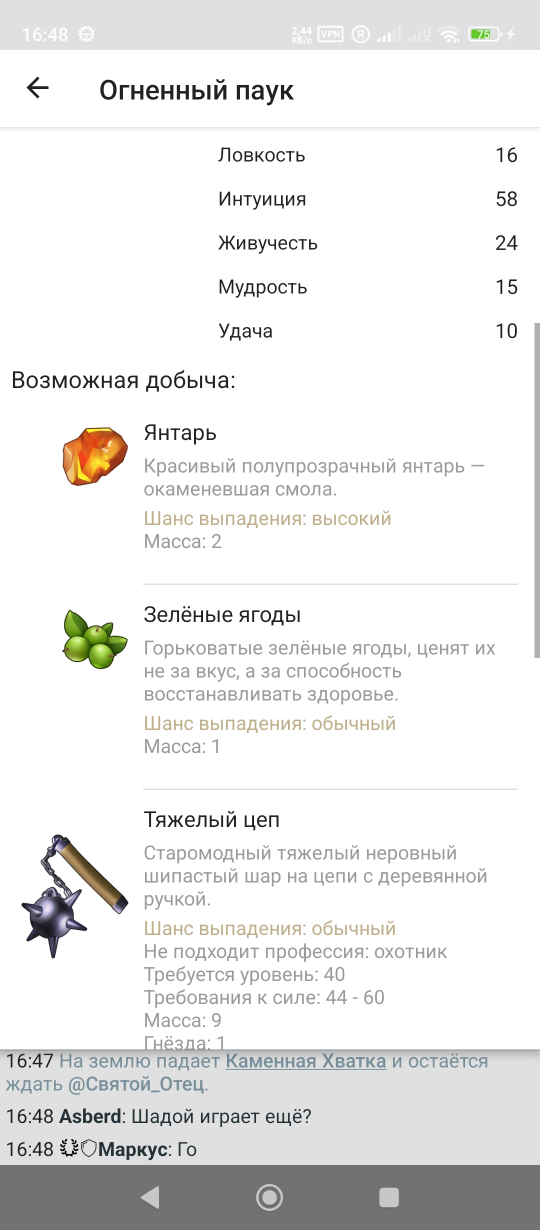
#> input picture script/history/back/screens/1.png, 1080 x 2460 px (shown at 1/2 size)
$ python -i 'auto.boподобраt.py'   (imports and definitions only)   (older library calls are emulated)
#> lines starting #> are read from the running program, lines starting #| are printed output that depends on the picture
import datetime
import glob
import json
import os
import subprocess
import sys
import time
from typing import Any, Dict, List, Optional, Tuple

import cv2
import numpy as np

BASE_DIR = "C:/bot"
SCREENS_DIR = os.path.join(BASE_DIR, "screens")
OUT_DIR = os.path.join(BASE_DIR, "out")
DEBUG_DIR = os.path.join(BASE_DIR, "_debug")
TPL_DIR_MY = os.path.join(BASE_DIR, "tpl", "my")
TPL_CHEVRONS_DIR = os.path.join(BASE_DIR, "tpl", "chevrons")
LOG_DIR = os.path.join(BASE_DIR, "log")
CFG_DIR = os.path.join(BASE_DIR, "cfg")
CFG_FILE = os.path.join(CFG_DIR, "config.json")
LOG_FILE = os.path.join(LOG_DIR, "run_log.txt")
# [5 lines not run here, left out]
DEFAULT_CFG: Dict[str, Any] = {
    "device_id": None,
    "dry_run": False,
    "sleep_after_tap": 0.65,
    "max_tab_attempts": 2,
    "item_name_threshold": 0.86,
    "item_scales": [0.95, 1.0, 1.05],
    "max_lines_to_collect": 6,
    "pickup_rel": [0.72, 0.83, 0.95, 0.94],
    "color_ratio_threshold": 0.12,
    "safe_x1": 0,
    "safe_x2": 1080,
    "safe_y1": 400,
    "safe_y2": 2100,
    "max_swipe_attempts": 3,
    "save_debug_images": True,
}


def now_ts() -> str:
    return datetime.datetime.now().strftime("%Y-%m-%d_%H-%M-%S.%f")[:-3]


def log(msg: str):
    line = f"[{datetime.datetime.now().strftime('%Y-%m-%d %H:%M:%S.%f')[:-3]}] {msg}"
    print(line)
    try:
        with open(LOG_FILE, "a", encoding="utf-8") as f:
            f.write(line + "\n")
    except:
        pass


def load_config() -> Dict[str, Any]:
    cfg = DEFAULT_CFG.copy()
    if os.path.isfile(CFG_FILE):
        try:
            user = json.load(open(CFG_FILE, "r", encoding="utf-8"))
            for k, v in user.items():
                cfg[k] = v
            log(f"[CFG] Загружен tools/tools/tools/tools/tools/tools/tools/cfg/config.json")
        except Exception as e:
            log(f"[CFG] Не удалось прочитать config.json: {e} — используем дефолт")
    else:
        try:
            with open(CFG_FILE, "w", encoding="utf-8") as f:
                json.dump(DEFAULT_CFG, f, ensure_ascii=False, indent=2)
            log("[CFG] Сохранён дефолтный config.json (можно править ROI/тайминги)")
        except Exception as e:
            log(f"[CFG] Не удалось сохранить дефолтный config.json: {e}")
    return cfg


CFG = load_config()
DEVICE_ID: Optional[str] = CFG["device_id"]
DRY_RUN = bool(CFG["dry_run"])
SLEEP_AFTER_TAP = float(CFG["sleep_after_tap"])
MAX_TAB_ATTEMPTS = int(CFG["max_tab_attempts"])
ITEM_NAME_THRESHOLD = float(CFG["item_name_threshold"])
ITEM_SCALES = list(CFG["item_scales"])
MAX_LINES_TO_COLLECT = int(CFG["max_lines_to_collect"])
PICKUP_REL = tuple(CFG["pickup_rel"])
COLOR_RATIO_THRESHOLD = float(CFG["color_ratio_threshold"])
SAFE_X1, SAFE_X2 = int(CFG["safe_x1"]), int(CFG["safe_x2"])
SAFE_Y1, SAFE_Y2 = int(CFG["safe_y1"]), int(CFG["safe_y2"])
MAX_SWIPE_ATTEMPTS = int(CFG["max_swipe_attempts"])
SAVE_DEBUG_IMAGES = bool(CFG["save_debug_images"])


# [28 lines left out: functions adb_cmd, screenshot_bgr, save_debug, not called in this run]


def _draw_rect(img, rect, color=(0, 255, 0), thick=2):
    x, y, w, h = rect
    cv2.rectangle(img, (x, y), (x + w, y + h), color, thick)


def _draw_point(img, pt, color=(0, 0, 255), r=8, thick=2):
    x, y = pt
    cv2.circle(img, (int(x), int(y)), r, color, thick)


# [68 lines left out: functions snap, snap_roi, imread_u8, tap, swipe_mid_down, not called in this run]


def to_gray(img: np.ndarray) -> np.ndarray:
    g = cv2.cvtColor(img, cv2.COLOR_BGR2GRAY) if img.ndim == 3 else img
    g = cv2.bilateralFilter(g, 5, 35, 35)
    g = cv2.createCLAHE(clipLimit=2.0, tileGridSize=(8, 8)).apply(g)
    return g


# [28 lines left out: functions _scharr_mag, match_scaled, not called in this run]


sys.path.append(os.path.join(BASE_DIR, "lib"))
from tab_detector import detect_tab_states

SKIP_FILES = {
    "monsters_tab.png",
    "items_tab.png",
    "open_tab.png",
    "close_tab.png",
    "pickup.png",
    "pickup_own.png",
    "pickup own.png",
    "pickup_other.png",
    "syschat.png",
    "start.png",
    "start.PNG",
    "items_hdr.png",
    "items_label.png",
}


def load_item_name_templates():
    tpls = []
    for p in sorted(glob.glob(ui_tpl_path("*.png"))):
        base = os.path.basename(p)
        if base in SKIP_FILES:
            continue
        img = imread_u8(p, cv2.IMREAD_COLOR)
        if img is not None:
            tpls.append((base, img))
        else:
            log(f"[TPL] not readable: {p}")
    return tpls


# [20 lines left out: function merge_same_lines, not called in this run]


def find_item_names(frame_bgr: np.ndarray) -> List[Dict[str, Any]]:
    H, W = frame_bgr.shape[:2]
    x1, x2 = 0, 500
    y1, y2 = SAFE_Y1, SAFE_Y2
    crop = frame_bgr[y1:y2, x1:x2]
    gray = to_gray(crop)
    boxes_scores = []
    tpls = load_item_name_templates()
    for name, tpl in tpls:
        ok, score, (x, y, w, h) = match_scaled(gray, to_gray(tpl), ITEM_NAME_THRESHOLD, ITEM_SCALES)
        if ok:
            boxes_scores.append(((x, y, w, h), score, name))
    if not boxes_scores:
        gg = _scharr_mag(gray)
        for name, tpl in tpls:
            tg = _scharr_mag(to_gray(tpl))
            ok, score, (x, y, w, h) = match_scaled(gg, tg, 0.83, ITEM_SCALES)
            if ok:
                boxes_scores.append(((x, y, w, h), score, name))
    log(f"[ITEMS] найдено совпадений: {len(boxes_scores)} в ROI=[{x1},{y1},{x2},{y2}] до группировки")
    keep = merge_same_lines(boxes_scores, line_thr=75)
    if len(keep) > MAX_LINES_TO_COLLECT:
        keep = sorted(keep, key=lambda i: boxes_scores[i][0][1])[:MAX_LINES_TO_COLLECT]
    rects_abs = []
    found = []
    for i in keep:
        (x, y, w, h), score, name = boxes_scores[i]
        ax, ay = x1 + x, y1 + y
        rects_abs.append((ax, ay, w, h))
        found.append({"name": name, "score": float(score), "center": (ax + w // 2, ay + h // 2), "box": (ax, ay, w, h)})
    try:
        snap("items", frame_bgr, rects=rects_abs)
    except:
        pass
    log(f"[ITEMS] строк после группировки: {len(found)} (шаг≈150, порог=75)")
    return found


# [223 lines left out: functions rect_from_rel, _tpl, pickup_state, collapse_item_panel, ensure_tab_state, auto_loot_once and 1 more, not called in this run]


# [2 lines not run here, left out]

>>> import cv2
>>> picture = cv2.imread('../back/screens/1.png')
#> picture is the input picture: shape (2460, 1080, 3); mean B, G, R 234.8, 235.6, 235.8
>>> result = find_item_names(picture)
#> in find_item_names, `crop = frame_bgr[y1:y2, x1:x2]`:
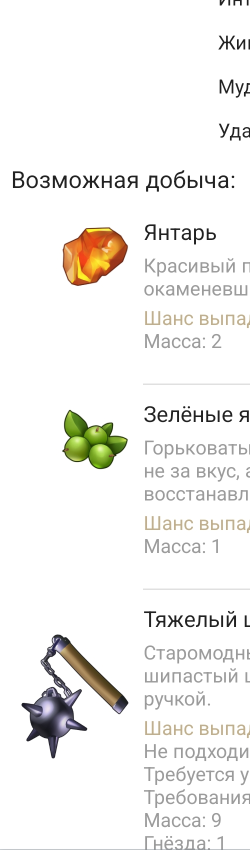
#> crop: shape (1700, 500, 3) (shown at 1/2 size); mean B, G, R 240.1, 242.4, 243.4
#> in to_gray, `g = cv2.cvtColor(img, cv2.COLOR_BGR2GRAY) if img.ndim == 3 else img`:
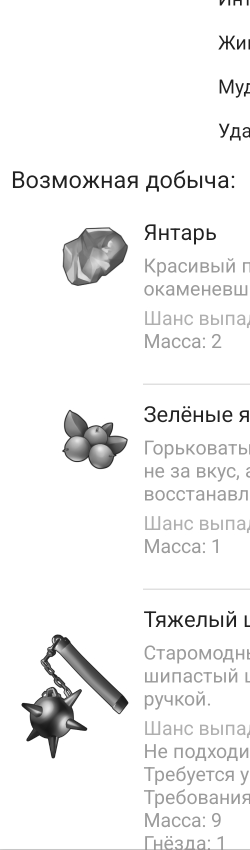
#> g: shape (1700, 500) (shown at 1/2 size); min 19, max 255, mean 242.4
#> (the run stopped early here; a loop or call above may not have finished)
